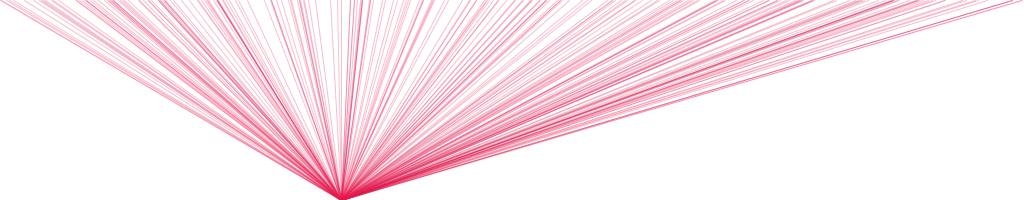
Frame 1 (no input)
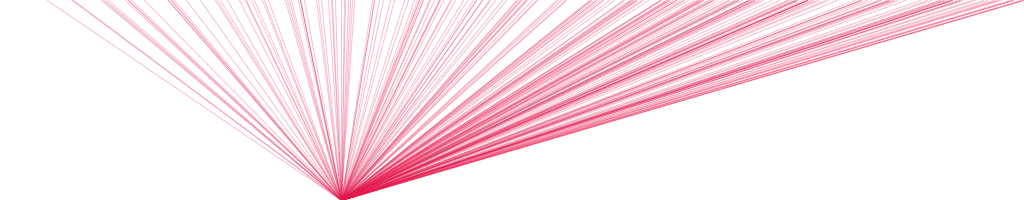
Frame 60 (the mouse pressed at the canvas centre just before this capture)
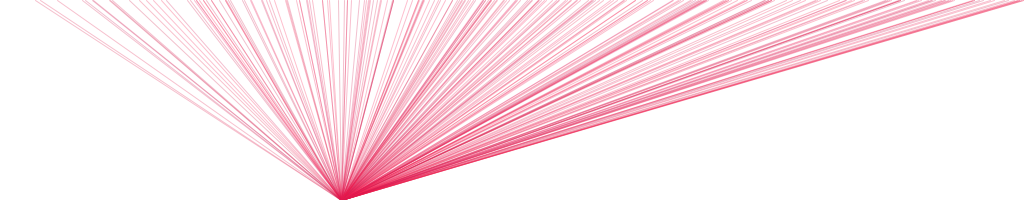
Frame 120 (the mouse held since frame 60 and released just before this capture)

The Processing sketch that drew these frames (run headless with seeded random() and noise(); from frame 60 on, the mouse is pressed at the canvas centre):

// Processing sketch: processing_104368
// ── processing_104368.pde

float [] r=new float [255];
float []g=new float [255];
float []b=new float [255];

float []j=new float[1024];


void setup(){
  size(1024,200);
  for(int i=0;i<r.length;i++){
    r[i]=(int)random(200,255);
  }
  
  for(int i=0;i<g.length;i++){
    g[i]=(int)random(20,30);
  }
  
  for(int i=0;i<b.length;i++){
    b[i]=(int)random(70,85);
  }

for(int i=0;i<j.length;i++){
    j[i]=(int)random(1024);
  }

}

void draw(){
  background(255);
    for(int i=0;i<255;i++){
    stroke(r[i],g[i],b[i],70);
    line(j[i],0,width/3,height);
    smooth();
    
     j[i]=j[i]+10;
    if(j[i]>1024){
      j[i]=i;
    }
    
    
    
    
    
    }
    
   
  
  }

  
